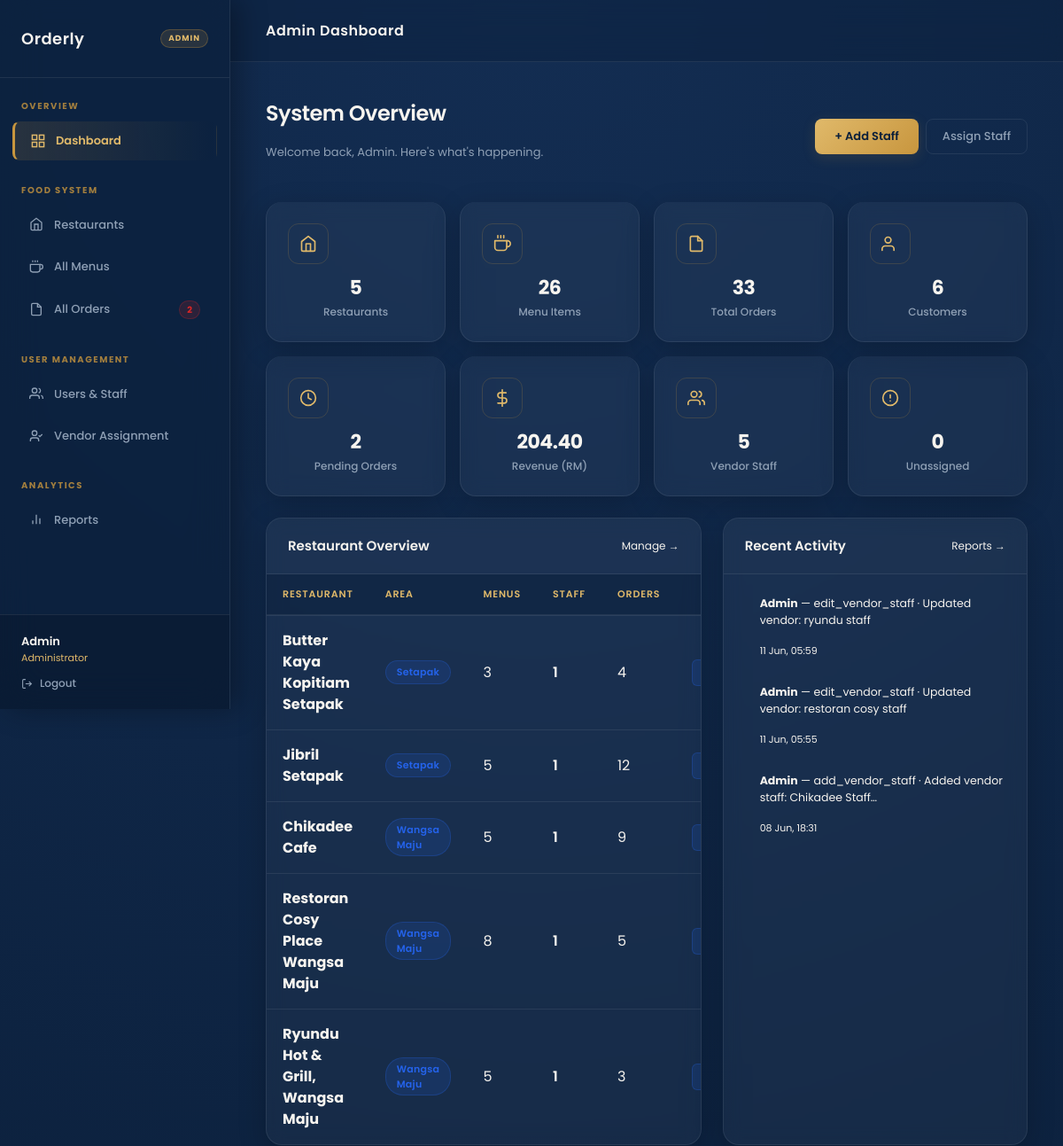
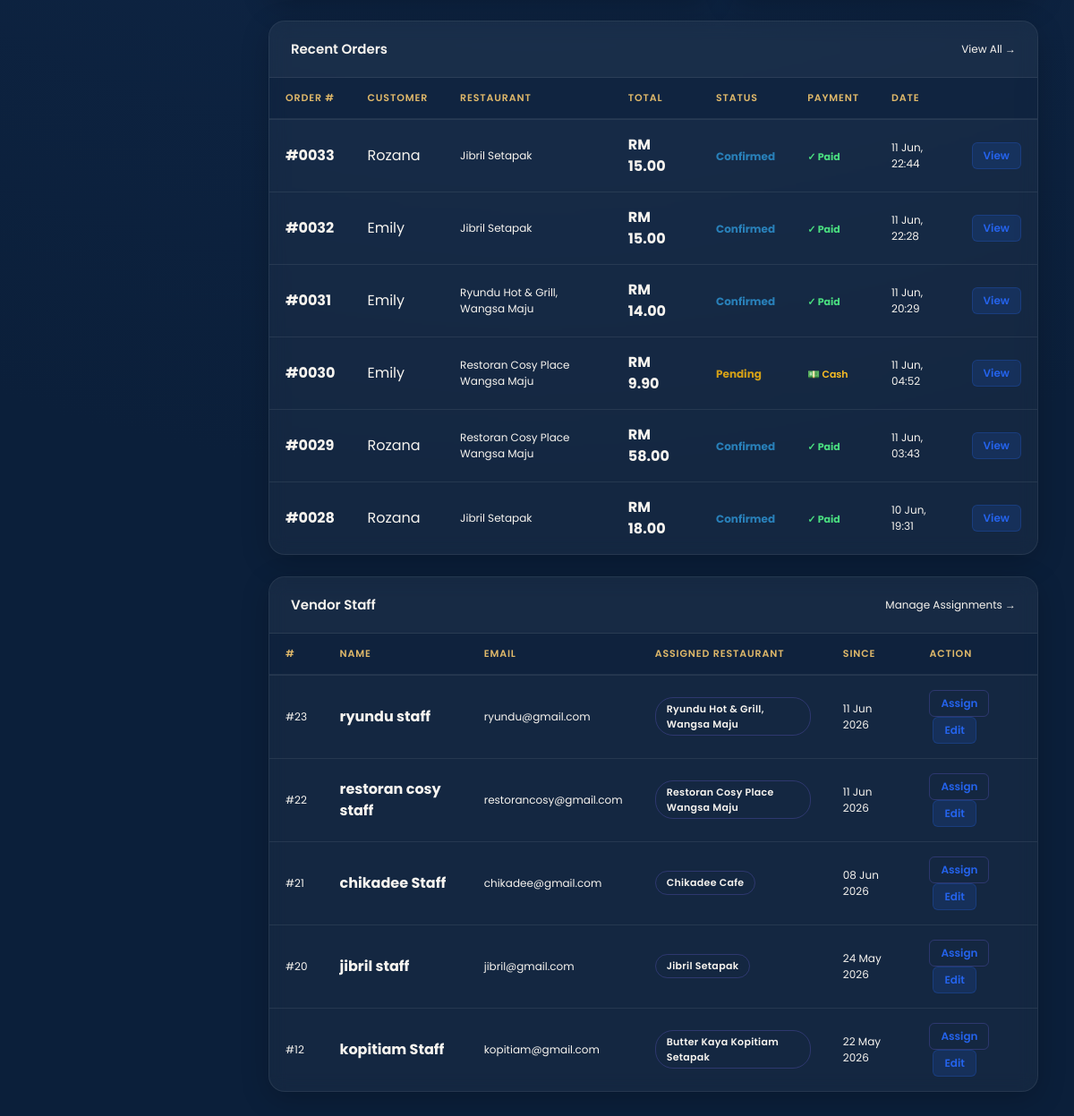
/admin_dashboard.php (signed in), run on the app's committed database (2 pictures, top to bottom).
### tables this page shows
CREATE TABLE `restaurants` (
  `id` int(11) NOT NULL,
  `name` varchar(150) NOT NULL,
  `area` enum('Setapak','Wangsa Maju') NOT NULL,
  `address` varchar(255) DEFAULT NULL,
  `image` varchar(255) DEFAULT NULL,
  `created_at` timestamp NOT NULL DEFAULT current_timestamp()
);

CREATE TABLE `activity_log` (
  `id` int(11) NOT NULL,
  `user_id` int(10) UNSIGNED DEFAULT NULL,
  `action` varchar(100) NOT NULL,
  `target_type` varchar(50) DEFAULT NULL,
  `target_id` int(11) DEFAULT NULL,
  `details` text DEFAULT NULL,
  `ip_address` varchar(45) DEFAULT NULL,
  `created_at` timestamp NOT NULL DEFAULT current_timestamp()
);

CREATE TABLE `users` (
  `id` int(10) UNSIGNED NOT NULL,
  `name` varchar(300) NOT NULL,
  `email` varchar(300) NOT NULL,
  `password` varchar(300) NOT NULL,
  `role` enum('customer','vendor_staff','admin') NOT NULL,
  `created_at` timestamp NOT NULL DEFAULT current_timestamp(),
  `restaurant_id` int(11) DEFAULT NULL,
  `created_by` int(11) DEFAULT NULL
);

CREATE TABLE `orders` (
  `id` int(11) NOT NULL,
  `customer_id` int(11) NOT NULL,
  `restaurant_id` int(11) NOT NULL,
  `status` enum('pending','confirmed','preparing','ready','completed','cancelled') NOT NULL DEFAULT 'pending',
  `total_price` decimal(10,2) NOT NULL DEFAULT 0.00,
  `notes` text DEFAULT NULL,
  `created_at` timestamp NOT NULL DEFAULT current_timestamp(),
  `updated_at` timestamp NOT NULL DEFAULT current_timestamp() ON UPDATE current_timestamp(),
  `payment_method` varchar(50) DEFAULT NULL COMMENT 'fpx_MAY | ewallet_tng | card | cash',
  `payment_status` varchar(20) NOT NULL DEFAULT 'unpaid' COMMENT 'unpaid | paid',
  `cancellation_reason` text DEFAULT NULL,
  `delivery_location` text DEFAULT NULL
);

### config.php (called while the page is built, shortened)
<?php
function h(string $s): string {
    return htmlspecialchars($s, ENT_QUOTES, 'UTF-8');
}

### admin_dashboard.php (the view, shortened to what this page needs)
<?php
require_once 'config.php';
$totalUsers    = $conn->query("SELECT COUNT(*) FROM users WHERE role='customer'")->fetch_row()[0];
$totalVendors  = $conn->query("SELECT COUNT(*) FROM users WHERE role='vendor_staff'")->fetch_row()[0];
$totalRests    = $conn->query("SELECT COUNT(*) FROM restaurants")->fetch_row()[0];
$totalMenus    = $conn->query("SELECT COUNT(*) FROM menu_items")->fetch_row()[0];
$totalOrders   = $conn->query("SELECT COUNT(*) FROM orders")->fetch_row()[0] ?? 0;
$totalRevenue  = $conn->query("SELECT COALESCE(SUM(total_price),0) FROM orders WHERE status='completed'")->fetch_row()[0] ?? 0;
$unassigned    = $conn->query("SELECT COUNT(*) FROM users WHERE role='vendor_staff' AND (restaurant_id IS NULL OR restaurant_id=0)")->fetch_row()[0];
$activityLog = $conn->query("
    SELECT a.*, u.name AS actor_name FROM activity_log a
    LEFT JOIN users u ON a.user_id=u.id ORDER BY a.created_at DESC LIMIT 12
");
$restOverview = $conn->query("
    SELECT r.id, r.name, r.area,
           COUNT(DISTINCT m.id) AS menu_count,
           COUNT(DISTINCT vs.id) AS staff_count,
           COUNT(DISTINCT o.id) AS order_count
    FROM restaurants r
    LEFT JOIN menu_items m ON m.restaurant_id=r.id
    LEFT JOIN users vs ON vs.restaurant_id=r.id AND vs.role='vendor_staff'
    LEFT JOIN orders o ON o.restaurant_id=r.id
    GROUP BY r.id ORDER BY r.area, r.name
");
$vendorStaff = $conn->query("
    SELECT u.id, u.name, u.email, u.created_at,
           r.name AS rest_name, r.area AS rest_area, r.id AS rest_id
    FROM users u LEFT JOIN restaurants r ON u.restaurant_id=r.id
    WHERE u.role='vendor_staff' ORDER BY u.created_at DESC LIMIT 8
");
$recentOrders = $conn->query("
    SELECT o.id, o.status, o.total_price, o.created_at,
           o.payment_status, o.payment_method, o.cancellation_reason,
           u.name AS customer_name, r.name AS restaurant_name
    FROM orders o JOIN users u ON o.customer_id=u.id JOIN restaurants r ON o.restaurant_id=r.id
    ORDER BY o.created_at DESC LIMIT 6
");
require_once 'admin_header.php';
?>
<div class="page-header d-flex align-items-center justify-content-between flex-wrap gap-2">
  <div>
    <p class="page-title">System Overview</p>
    <p class="page-sub">Welcome back, <?= h($_SESSION['name']) ?>. Here's what's happening.</p>
  </div>
  <div style="display:flex;gap:8px;">
    <button class="btn-primary" onclick="openOrdModal('addVendorModal')">+ Add Staff</button>
    <a href="vendor_assignment.php" class="btn-ghost">Assign Staff</a>
  </div>
</div>
<div class="row g-3 mb-4">
  <?php
  $cards = [
    ['Restaurants',    $totalRests,    'green',  '<path d="M3 9l9-7 9 7v11a2 2 0 01-2 2H5a2 2 0 01-2-2z"/><polyline points="9 22 9 12 15 12 15 22"/>'],
    ['Menu Items',     $totalMenus,     'purple', '<path d="M18 8h1a4 4 0 010 8h-1"/><path d="M2 8h16v9a4 4 0 01-4 4H6a4 4 0 01-4-4V8z"/><line x1="6" y1="1" x2="6" y2="4"/><line x1="10" y1="1" x2="10" y2="4"/><line x1="14" y1="1" x2="14" y2="4"/>'],
    ['Total Orders',   $totalOrders,   'blue',   '<path d="M14 2H6a2 2 0 00-2 2v16a2 2 0 002 2h12a2 2 0 002-2V8z"/><polyline points="14 2 14 8 20 8"/>'],
    ['Customers',      $totalUsers,    'purple', '<path d="M17 21v-2a4 4 0 00-4-4H5a4 4 0 00-4 4v2"/><circle cx="9" cy="7" r="4"/>'],
    ['Pending Orders', $pendingOrders, 'amber',  '<circle cx="12" cy="12" r="10"/><polyline points="12 6 12 12 16 14"/>'],
    ['Revenue (RM)',   number_format($totalRevenue,2), 'green', '<line x1="12" y1="1" x2="12" y2="23"/><path d="M17 5H9.5a3.5 3.5 0 000 7h5a3.5 3.5 0 010 7H6"/>'],
    ['Vendor Staff',   $totalVendors,  'purple', '<path d="M17 21v-2a4 4 0 00-4-4H5a4 4 0 00-4 4v2"/><circle cx="9" cy="7" r="4"/><path d="M23 21v-2a4 4 0 00-3-3.87"/><path d="M16 3.13a4 4 0 010 7.75"/>'],
    ['Unassigned',     $unassigned,    $unassigned>0?'amber':'green', '<circle cx="12" cy="12" r="10"/><line x1="12" y1="8" x2="12" y2="12"/><line x1="12" y1="16" x2="12.01" y2="16"/>'],
  ];
  $colorMap = ['green'=>'var(--green)','purple'=>'var(--accent)','blue'=>'var(--blue)','amber'=>'var(--amber)','red'=>'var(--red)'];
  $bgMap    = ['green'=>'var(--green-bg)','purple'=>'var(--accent-glow)','blue'=>'var(--blue-bg)','amber'=>'var(--amber-bg)','red'=>'var(--red-bg)'];
  foreach ($cards as [$lbl,$val,$color,$icon]):
  ?>
  <div class="col-6 col-md-3 col-xl-3" style="min-width:0;">
    <div class="stat-card" style="border-top:2px solid <?= $colorMap[$color] ?>;">
      <div class="stat-icon" style="background:<?= $bgMap[$color] ?>;margin:0 0 10px;">
        <svg width="18" height="18" viewBox="0 0 24 24" fill="none" stroke="<?= $colorMap[$color] ?>" stroke-width="2" stroke-linecap="round" stroke-linejoin="round"><?= $icon ?></svg>
      </div>
      <div class="stat-val" style="font-size:22px;"><?= $val ?></div>
      <div class="stat-lbl"><?= $lbl ?></div>
    </div>
  </div>
  <?php endforeach; ?>
</div>
<div class="row g-4 mb-4">
  <div class="col-lg-7">
    <div class="dash-card">
      <div class="dash-card-header">
        <span class="dash-card-title">Restaurant Overview</span>
        <a href="restaurants.php" style="font-size:12px;color:var(--accent2);text-decoration:none;">Manage →</a>
      </div>
      <div class="dash-card-body" style="padding:0;">
        <table class="table" style="margin:0;">
          <thead><tr><th>Restaurant</th><th>Area</th><th>Menus</th><th>Staff</th><th>Orders</th><th></th></tr></thead>
          <tbody>
          <?php while ($r = $restOverview->fetch_assoc()): ?>
          <tr>
            <td><strong><?= h($r['name']) ?></strong></td>
            <td><span class="badge-pill bp-blue"><?= h($r['area']) ?></span></td>
            <td><?= $r['menu_count'] ?></td>
            <td>
              <?php if ($r['staff_count'] > 0): ?>
              <span style="color:var(--green);font-weight:600;"><?= $r['staff_count'] ?></span>
              <?php else: ?>
              <span style="color:var(--amber);font-size:11px;">None</span>
              <?php endif; ?>
            </td>
            <td><?= $r['order_count'] ?></td>
            <td><a href="manage_menu.php?restaurant=<?= $r['id'] ?>" class="btn-edit-sm">Menu</a></td>
          </tr>
          <?php endwhile; ?>
          </tbody>
        </table>
      </div>
    </div>
  </div>
  <div class="col-lg-5">
    <div class="dash-card h-100">
      <div class="dash-card-header">
        <span class="dash-card-title">Recent Activity</span>
        <a href="admin_reports.php" style="font-size:12px;color:var(--accent2);text-decoration:none;">Reports →</a>
      </div>
      <div class="dash-card-body" style="max-height:320px;overflow-y:auto;">
        <?php if ($activityLog && $activityLog->num_rows > 0):
          while ($log = $activityLog->fetch_assoc()): ?>
        <div style="display:flex;gap:10px;margin-bottom:14px;align-items:flex-start;">
          <div style="width:7px;height:7px;border-radius:50%;background:var(--accent);margin-top:5px;flex-shrink:0;"></div>
          <div>
            <p style="font-size:12.5px;"><strong><?= h($log['actor_name']??'System') ?></strong> — <?= h($log['action']) ?>
              <?php if ($log['details']): ?><span style="color:var(--muted);"> · <?= h(mb_strimwidth($log['details'],0,35,'…')) ?></span><?php endif; ?>
            </p>
            <p style="font-size:11px;color:var(--muted);"><?= date('d M, H:i', strtotime($log['created_at'])) ?></p>
          </div>
        </div>
        <?php endwhile; else: ?>
        <p style="font-size:13px;color:var(--muted);text-align:center;padding:20px;">No activity yet.</p>
        <?php endif; ?>
      </div>
    </div>
  </div>
</div>
<div class="dash-card mb-4">
  <div class="dash-card-header">
    <span class="dash-card-title">Recent Orders</span>
    <a href="orders.php" style="font-size:12px;color:var(--accent2);text-decoration:none;">View All →</a>
  </div>
  <div class="dash-card-body" style="padding:0;">
    <table class="table" style="margin:0;">
      <thead><tr><th>Order #</th><th>Customer</th><th>Restaurant</th><th>Total</th><th>Status</th><th>Payment</th><th>Date</th><th></th></tr></thead>
      <tbody>
      <?php
      $sCfg=['pending'=>['','#d4a017'],'confirmed'=>['','#2980b9'],'preparing'=>['','#5a7bd8'],'ready'=>['','#27ae60'],'completed'=>['','#7494ec'],'cancelled'=>['','#c0392b']];
      while ($ord = $recentOrders->fetch_assoc()):
        [$emoji,$color] = $sCfg[$ord['status']] ?? ['','#8a90a8'];
      ?>
      <tr>
        <td><strong style="color:var(--accent2);">#<?= str_pad($ord['id'],4,'0',STR_PAD_LEFT) ?></strong></td>
        <td><?= h($ord['customer_name']) ?></td>
        <td style="font-size:12px;color:var(--muted);"><?= h($ord['restaurant_name']) ?></td>
        <td><strong>RM <?= number_format($ord['total_price'],2) ?></strong></td>
        <td>
          <?php if ($ord['status'] === 'cancelled' && !empty($ord['cancellation_reason'])): ?>
          <span style="color:<?= $color ?>;font-size:12px;font-weight:700;cursor:help;border-bottom:1px dashed <?= $color ?>;"
                title="Reason: <?= h($ord['cancellation_reason']) ?>">
            <?= ucfirst($ord['status']) ?>
          </span>
          <?php else: ?>
          <span style="color:<?= $color ?>;font-size:12px;font-weight:700;"><?= ucfirst($ord['status']) ?></span>
          <?php endif; ?>
        </td>
        <td>
          <?php
            $ps = $ord['payment_status'] ?? 'unpaid';
            $pm = $ord['payment_method'] ?? '';
            if ($ps === 'paid') echo '<span style="color:#4ade80;font-size:11px;font-weight:700;">✓ Paid</span>';
            elseif ($pm === 'cash') echo '<span style="color:#fbbf24;font-size:11px;font-weight:600;">💵 Cash</span>';
            else echo '<span style="color:#f87171;font-size:11px;font-weight:600;">Unpaid</span>';
          ?>
        </td>
        <td style="font-size:12px;color:var(--muted);"><?= date('d M, H:i',strtotime($ord['created_at'])) ?></td>
        <td><a href="order_detail.php?id=<?= $ord['id'] ?>" class="btn-edit-sm">View</a></td>
      </tr>
      <?php endwhile; ?>
      </tbody>
    </table>
  </div>
</div>
<div class="dash-card">
  <div class="dash-card-header">
    <span class="dash-card-title">Vendor Staff</span>
    <a href="vendor_assignment.php" style="font-size:12px;color:var(--accent2);text-decoration:none;">Manage Assignments →</a>
  </div>
  <div class="dash-card-body" style="padding:0;">
    <table class="table" style="margin:0;">
      <thead><tr><th>#</th><th>Name</th><th>Email</th><th>Assigned Restaurant</th><th>Since</th><th>Action</th></tr></thead>
      <tbody>
      <?php $vendorStaff->data_seek(0); while ($vs = $vendorStaff->fetch_assoc()): ?>
      <tr>
        <td style="color:var(--muted);font-size:12px;">#<?= $vs['id'] ?></td>
        <td><strong><?= h($vs['name']) ?></strong></td>
        <td style="color:var(--muted);font-size:12px;"><?= h($vs['email']) ?></td>
        <td>
          <?php if ($vs['rest_name']): ?>
          <span class="badge-pill" style="background:var(--accent-glow);color:var(--accent2);border:1px solid rgba(124,106,247,.25);"><?= h($vs['rest_name']) ?></span>
          <?php else: ?>
          <span class="badge-pill" style="background:var(--amber-bg);color:var(--amber);border:1px solid rgba(245,158,11,.25);">Not assigned</span>
          <?php endif; ?>
        </td>
        <td style="font-size:12px;color:var(--muted);"><?= date('d M Y', strtotime($vs['created_at'])) ?></td>
        <td>
          <a href="vendor_assignment.php" class="btn-edit-sm" style="background:var(--accent-glow);color:var(--accent2);border-color:rgba(124,106,247,.25);">Assign</a>
          <a href="admin_users.php" class="btn-edit-sm" style="margin-left:4px;">Edit</a>
        </td>
      </tr>
      <?php endwhile; ?>
      </tbody>
    </table>
  </div>
</div>
<?php require_once 'includes/footer.php'; ?>

### data on the page
restaurants: name "Butter Kaya Kopitiam Setapak", area "Setapak", menu_count "3", staff_count "1", order_count "4"
restaurants: name "Jibril Setapak", area "Setapak", menu_count "5", staff_count "1", order_count "12"
restaurants: name "Chikadee Cafe", area "Wangsa Maju", menu_count "5", staff_count "1", order_count "9"
restaurants: name "Restoran Cosy Place Wangsa Maju", area "Wangsa Maju", menu_count "8", staff_count "1", order_count "5"
restaurants: name "Ryundu Hot & Grill, Wangsa Maju", area "Wangsa Maju", menu_count "5", staff_count "1", order_count "3"
activity_log: user.name "Admin", action "edit_vendor_staff", details "Updated vendor: ryundu staff", created_at "11 Jun, 05:59"
activity_log: user.name "Admin", action "edit_vendor_staff", details "Updated vendor: restoran cosy staff", created_at "11 Jun, 05:55"
activity_log: user.name "Admin", action "add_vendor_staff", details "Added vendor staff: Chikadee Staff…", created_at "08 Jun, 18:31"
orders: id "0033", users.name "Rozana", restaurant.name "Jibril Setapak", total_price "15.00", status "Confirmed", payment_status "✓ Paid", created_at "11 Jun, 22:44"
orders: id "0032", users.name "Emily", restaurant.name "Jibril Setapak", total_price "15.00", status "Confirmed", payment_status "✓ Paid", created_at "11 Jun, 22:28"
orders: id "0031", users.name "Emily", restaurant.name "Ryundu Hot & Grill, Wangsa Maju", total_price "14.00", status "Confirmed", payment_status "✓ Paid", created_at "11 Jun, 20:29"
orders: id "0030", users.name "Emily", restaurant.name "Restoran Cosy Place Wangsa Maju", total_price "9.90", status "Pending", payment_status "💵 Cash", created_at "11 Jun, 04:52"
orders: id "0029", users.name "Rozana", restaurant.name "Restoran Cosy Place Wangsa Maju", total_price "58.00", status "Confirmed", payment_status "✓ Paid", created_at "11 Jun, 03:43"
orders: id "0028", users.name "Rozana", restaurant.name "Jibril Setapak", total_price "18.00", status "Confirmed", payment_status "✓ Paid", created_at "10 Jun, 19:31"
users: id "23", name "ryundu staff", email "ryundu@gmail.com", restaurant.name "Ryundu Hot & Grill, Wangsa Maju", created_at "11 Jun 2026"
users: id "22", name "restoran cosy staff", email "restorancosy@gmail.com", restaurant.name "Restoran Cosy Place Wangsa Maju", created_at "11 Jun 2026"
users: id "21", name "chikadee Staff", email "chikadee@gmail.com", restaurant.name "Chikadee Cafe", created_at "08 Jun 2026"
users: id "20", name "jibril staff", email "jibril@gmail.com", restaurant.name "Jibril Setapak", created_at "24 May 2026"
users: id "12", name "kopitiam Staff", email "kopitiam@gmail.com", restaurant.name "Butter Kaya Kopitiam Setapak", created_at "22 May 2026"

### other printed values
$pendingOrders "2"
$_SESSION['name'] "Admin"
$pageTitle "Admin Dashboard"
$val "5"
$lbl "Restaurants"
$val "26"
$lbl "Menu Items"
$val "33"
$lbl "Total Orders"
$val "6"
$lbl "Customers"
$val "2"
$lbl "Pending Orders"
$val "204.40"
$lbl "Revenue (RM)"
